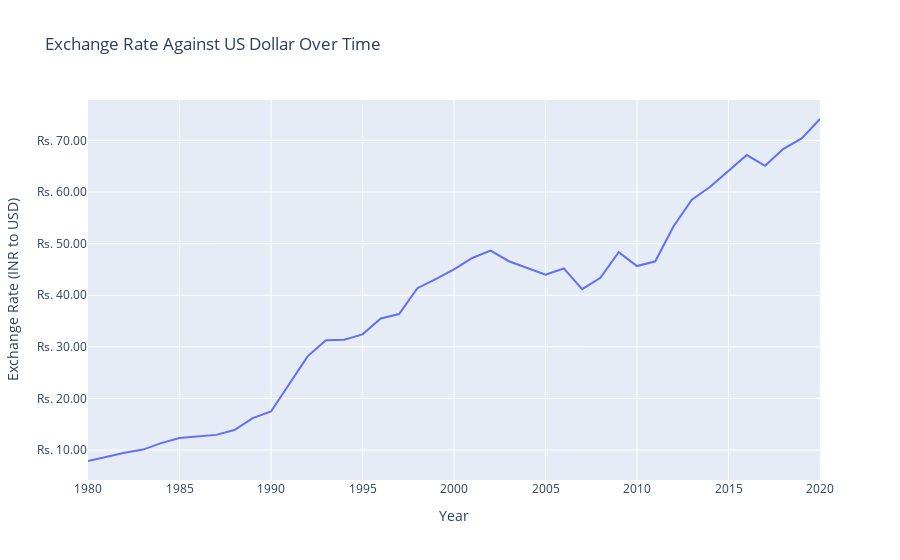

Here is the notebook cell this chart was saved with:
### Markdown cell above
The inflation rates, expressed in decimal form (e.g., 0.11 represents 11%), reflect various economic conditions influenced by domestic and global factors.  

- **Early Trends (1980-1994)**
The inflation rates during the early years (1981-1994) show significant volatility:
The rates peaked at 13% in 1981 and 14% in 1991, indicating high inflationary pressures during this period.
Economic instability and policy challenges contributed to these high rates.
- **Stabilization Phase (1995-2002)**
Following the peaks in the early '90s:
Inflation rates began to stabilize from 1995, with values generally hovering around 5-9%.
This period coincides with economic reforms initiated in the early '90s that aimed to liberalize the economy and improve fiscal discipline.
- **Moderate Inflation (2003-2012)**
From 2003 to around mid-2012, the inflation rate remained relatively moderate:
Rates fluctuated between 3% to about 12%, with notable spikes in food prices contributing to temporary increases.
This period reflects a growing economy with increasing demand but also highlights vulnerabilities due to external shocks and supply chain issues.
- **Post-Crisis Recovery (2013-2020)**
The latter part of the decade saw a gradual decline in inflation rates:
The inflation rate fell significantly after peaking at around 12% in late 2013.
By the end of this period (2020), inflation was around 6%, reflecting ongoing challenges but also effective monetary policies by the Reserve Bank of India (RBI).

### Code cell
# Create a line plot using Plotly Express
fig = px.line(india, x='year', y='exchange_rate', title='Exchange Rate Against US Dollar Over Time')

# Add labels and format the y-axis if needed
fig.update_layout(
    xaxis_title='Year',
    yaxis_title='Exchange Rate (INR to USD)',
    yaxis_tickprefix='Rs. ',
    yaxis_tickformat=',.2f'  # Format for two decimal places
)

# Show the plot
fig.show()

### Figure 1 — Plotly figure (JSON) as saved in the notebook; plotly's stock layout.template omitted (floating-point values rounded to 4 significant figures)
{"data": [{"hovertemplate": "year=%{x}<br>exchange_rate=%{y}<extra></extra>", "legendgroup": "", "line": {"color": "#636efa", "dash": "solid"}, "marker": {"symbol": "circle"}, "mode": "lines", "name": "", "orientation": "v", "showlegend": false, "type": "scatter", "x": [1980, 1981, 1982, 1983, 1984, 1985, 1986, 1987, 1988, 1989, 1990, 1991, 1992, 1993, 1994, 1995, 1996, 1997, 1998, 1999, 2000, 2001, 2002, 2003, 2004, 2005, 2006, 2007, 2008, 2009, 2010, 2011, 2012, 2013, 2014, 2015, 2016, 2017, 2018, 2019, 2020], "xaxis": "x", "y": [7.89, 8.68, 9.48, 10.1, 11.35, 12.33, 12.6, 12.95, 13.9, 16.21, 17.49, 22.71, 28.16, 31.29, 31.39, 32.42, 35.51, 36.36, 41.36, 43.13, 45, 47.22, 48.63, 46.59, 45.26, 44, 45.19, 41.18, 43.39, 48.33, 45.65, 46.58, 53.37, 58.51, 61, 64.11, 67.16, 65.07, 68.37, 70.38, 74.14], "yaxis": "y"}], "layout": {"legend": {"tracegroupgap": 0}, "title": {"text": "Exchange Rate Against US Dollar Over Time"}, "xaxis": {"anchor": "y", "domain": [0, 1], "title": {"text": "Year"}}, "yaxis": {"anchor": "x", "domain": [0, 1], "tickformat": ",.2f", "tickprefix": "Rs. ", "title": {"text": "Exchange Rate (INR to USD)"}}}}
